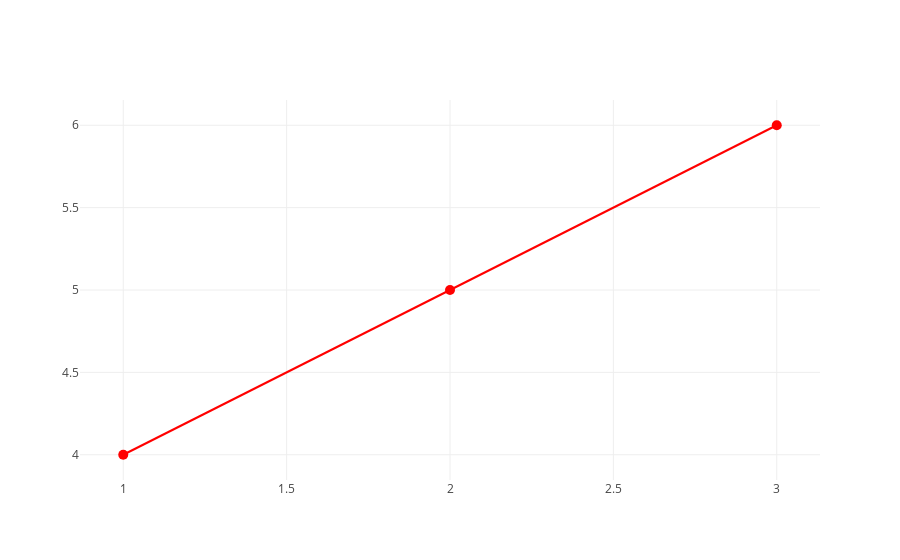

Here is the notebook cell this chart was saved with:
### Code cell
plotly.offline.iplot([t0])    # ②

### Figure 1 — Plotly figure (JSON) as saved in the notebook; plotly's stock layout.template omitted (floating-point values rounded to 4 significant figures)
{"data": [{"marker": {"color": "red", "size": 10}, "text": ["one", "two", "three"], "type": "scatter", "uid": "d681054a-2c19-11e9-96bc-920014f8e201", "x": [1, 2, 3], "y": [4, 5, 6]}], "layout": {}}
